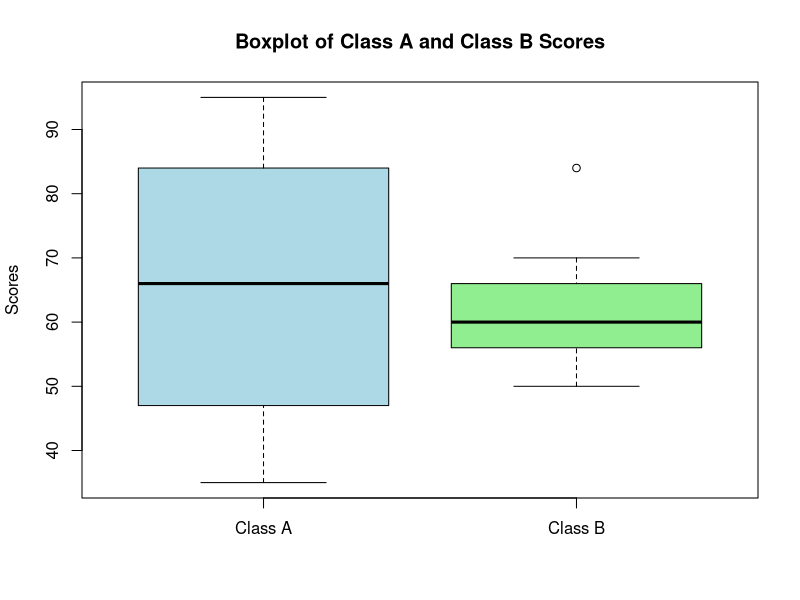

R code for this plot:
class_A <- c(76, 35, 47, 64, 95, 66, 89, 36, 84)
class_B <- c(51, 56, 84, 60, 59, 70, 63, 66, 50)
mean_A <- mean(class_A)
median_A <- median(class_A)
range_A <- range(class_A)
range_A
range_A_value <- range_A[2] - range_A[1]

mean_B <- mean(class_B)
median_B <- median(class_B)
range_B <- range(class_B)
range_B_value <- range_B[2] - range_B[1]
cat("Class A - Mean:", mean_A, "Median:", median_A, "Range:", range_A_value, "\n")
cat("Class B - Mean:", mean_B, "Median:", median_B, "Range:", range_B_value, "\n")
boxplot(class_A, class_B, names = c("Class A", "Class B"), col = c("lightblue", "lightgreen"),
        main = "Boxplot of Class A and Class B Scores", ylab = "Scores")
cat("Inferences from Boxplots:\n")
cat("Class A has a higher mean score.\n")
cat("Class A has a higher median score.\n")
cat("Class A has a wider range of scores, indicating more variability.\n")
cat("Class B has a more consistent range of scores.\n")
